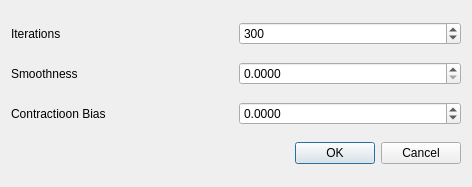
<?xml version="1.0" encoding="UTF-8"?>
<ui version="4.0">
 <class>ProcessingDialog</class>
 <widget class="QDialog" name="ProcessingDialog">
  <property name="geometry">
   <rect>
    <x>0</x>
    <y>0</y>
    <width>472</width>
    <height>187</height>
   </rect>
  </property>
  <property name="windowTitle">
   <string>Dialog</string>
  </property>
  <layout class="QGridLayout" name="gridLayout">
   <item row="0" column="0">
    <widget class="QLabel" name="label">
     <property name="text">
      <string>Iterations</string>
     </property>
    </widget>
   </item>
   <item row="0" column="1">
    <widget class="QSpinBox" name="spinBoxIterations">
     <property name="maximum">
      <number>2000</number>
     </property>
     <property name="value">
      <number>300</number>
     </property>
    </widget>
   </item>
   <item row="1" column="0">
    <widget class="QLabel" name="label_2">
     <property name="text">
      <string>Smoothness</string>
     </property>
    </widget>
   </item>
   <item row="1" column="1">
    <widget class="QDoubleSpinBox" name="doubleSpinBoxSmoothness">
     <property name="decimals">
      <number>4</number>
     </property>
     <property name="maximum">
      <double>10000.000000000000000</double>
     </property>
     <property name="singleStep">
      <double>0.000100000000000</double>
     </property>
    </widget>
   </item>
   <item row="2" column="0">
    <widget class="QLabel" name="label_3">
     <property name="text">
      <string>Contractioon Bias</string>
     </property>
    </widget>
   </item>
   <item row="2" column="1">
    <widget class="QDoubleSpinBox" name="doubleSpinBoxContractionBias">
     <property name="decimals">
      <number>4</number>
     </property>
     <property name="minimum">
      <double>-1.000000000000000</double>
     </property>
     <property name="maximum">
      <double>1.000000000000000</double>
     </property>
     <property name="singleStep">
      <double>0.000100000000000</double>
     </property>
    </widget>
   </item>
   <item row="3" column="0" colspan="2">
    <widget class="QDialogButtonBox" name="buttonBox">
     <property name="orientation">
      <enum>Qt::Horizontal</enum>
     </property>
     <property name="standardButtons">
      <set>QDialogButtonBox::Cancel|QDialogButtonBox::Ok</set>
     </property>
    </widget>
   </item>
  </layout>
 </widget>
 <resources/>
 <connections>
  <connection>
   <sender>buttonBox</sender>
   <signal>accepted()</signal>
   <receiver>ProcessingDialog</receiver>
   <slot>accept()</slot>
   <hints>
    <hint type="sourcelabel">
     <x>248</x>
     <y>254</y>
    </hint>
    <hint type="destinationlabel">
     <x>157</x>
     <y>274</y>
    </hint>
   </hints>
  </connection>
  <connection>
   <sender>buttonBox</sender>
   <signal>rejected()</signal>
   <receiver>ProcessingDialog</receiver>
   <slot>reject()</slot>
   <hints>
    <hint type="sourcelabel">
     <x>316</x>
     <y>260</y>
    </hint>
    <hint type="destinationlabel">
     <x>286</x>
     <y>274</y>
    </hint>
   </hints>
  </connection>
 </connections>
</ui>
